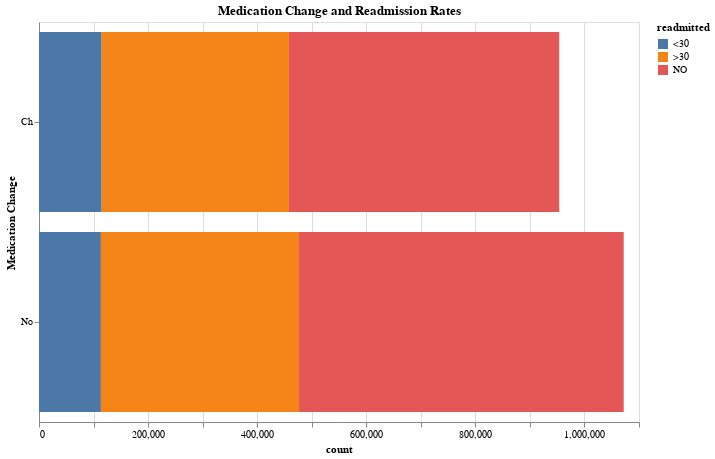

Source (notebook cell):
### Markdown cell above
**Analysis Question:** How is whether an indivdual has changed medications or not distributed by age? How does readmission status vary by age group?

**Visualization Design:** Using a grouped bar chart, we can compare the actual number of observations in each group (medication change/readmission status), varying by age group. Coloring the groups also allows for the trends to be more obviously visible. Using the raw numbers allows us to see true distributions. However, we know there are not equal numbers within each age group. It would be interesting to see the distributions as percentages so that the raw counts do not add any skewness.

**Analysis:** From the first plot, we see that the two medication change groups follow similar distributions among each age group. In addition, we can see that the difference in the number of observations in each medication group is relatively equal throughout each age group. From the second plot, we can see that the number of individuals in each readmission group is not equal, with the largest not being readmitted. We can also see that the largest bars were among three age groups, so as mentioned earlier, it would be interesting to see the proportional distributions.

### Code cell
# Create a DataFrame for plotting
plot_data = data.groupby(['change', 'readmitted']).size().reset_index(name='count')

# Create an interactive horizontal bar chart with Altair
chart = alt.Chart(plot_data).mark_bar().encode(
    x='count:Q',
    y=alt.Y('change:N', axis=alt.Axis(title='Medication Change')),
    color='readmitted:N',
    tooltip=['change', 'readmitted', 'count']
).properties(
    title='Medication Change and Readmission Rates',
    width=600,  # Adjust width as needed
    height=400  # Adjust height as needed
).interactive()

# Show chart
chart

### Figure 1 — Vega-Lite specification as saved in the notebook (floating-point values rounded to 4 significant figures)
{"config": {"view": {"continuousWidth": 400, "continuousHeight": 300}}, "data": {"name": "data-a05df5a2d566da28503d286ebf8d1b47"}, "mark": "bar", "encoding": {"color": {"field": "readmitted", "type": "nominal"}, "tooltip": [{"field": "change", "type": "nominal"}, {"field": "readmitted", "type": "nominal"}, {"field": "count", "type": "quantitative"}], "x": {"field": "count", "type": "quantitative"}, "y": {"axis": {"title": "Medication Change"}, "field": "change", "type": "nominal"}}, "height": 400, "selection": {"selector003": {"type": "interval", "bind": "scales", "encodings": ["x", "y"]}}, "title": "Medication Change and Readmission Rates", "width": 600, "$schema": "https://vega.github.io/schema/vega-lite/v4.17.0.json", "datasets": {"data-a05df5a2d566da28503d286ebf8d1b47": [{"change": "Ch", "readmitted": "<30", "count": 114881}, {"change": "Ch", "readmitted": ">30", "count": 343322}, {"change": "Ch", "readmitted": "NO", "count": 495593}, {"change": "No", "readmitted": "<30", "count": 113499}, {"change": "No", "readmitted": ">30", "count": 363237}, {"change": "No", "readmitted": "NO", "count": 595215}]}}
